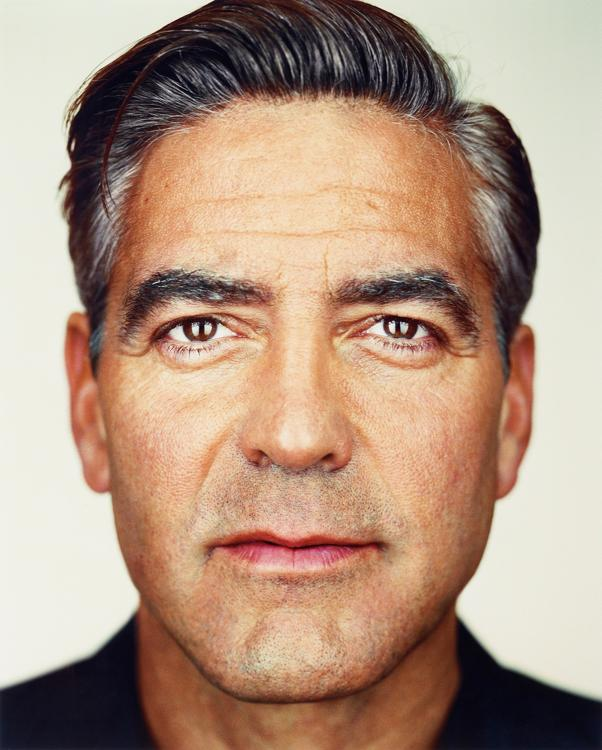
#> input picture proj3/george_small.jpg, 602 x 750 px
$ python main.py
#> lines starting #> are read from the running program, lines starting #| are printed output that depends on the picture
import numpy as np
from scipy.spatial import Delaunay
import matplotlib.pyplot as plt
import skimage.io as skio
from scipy.interpolate import interp2d
from skimage.draw import polygon
import pickle
import os

# [24 lines left out: functions get_points, computeAffine, not called in this run]
    #print((np.linalg.inv(homo_one)@homo_two).T)

def applyWarp(img, start_keypts, end_keypts, tri):
    res = np.zeros(img.shape)
    height=img.shape[0]
    width=img.shape[1]

    interpolate_red = interp2d(range(width), range(height), img[:,:,0],kind='linear')
    interpolate_green = interp2d(range(width), range(height), img[:,:,1],kind='linear')
    interpolate_blue = interp2d(range(width), range(height), img[:,:,2],kind='linear')

    start_tri_points = start_keypts[tri.simplices]
    end_tri_points = end_keypts[tri.simplices]

    for start_pt, end_pt in zip(start_tri_points, end_tri_points):
        canvas = np.zeros(img.shape)
        transform = computeAffine(start_pt, end_pt).T

        row = [i[0] for i in end_pt]
        col = [i[1] for i in end_pt]

        rr, cc = polygon(row, col)
        canvas[cc, rr] = 1

        selected = np.where(canvas)
        selected_row_indices = selected[0]
        selected_col_indices = selected[1]

        homo_selected_indices = np.vstack([selected_col_indices, selected_row_indices,np.ones(selected_row_indices.shape)]).astype(int)

        original_mapping = (transform @ homo_selected_indices).astype(int) #transform and round to nearest int
        """
        #took too long to interpolate so casted to int instead.
        red_channel = interpolate_red(original_mapping[0], original_mapping[1])
        print(red_channel)
        green_channel = interpolate_green(original_mapping[0], original_mapping[1])
        print(green_channel)
        blue_channel = interpolate_blue(original_mapping[0], original_mapping[1])
        print(blue_channel)
        #res[warped_points[1], warped_points[0], :] = [red_channel, green_channel, blue_channel]
        """
        res[homo_selected_indices[1].astype(int), homo_selected_indices[0].astype(int),:] = img[original_mapping[1].astype(int), original_mapping[0].astype(int), :]
    return res

#morphed_im = morph(im1, im2, im1_pts, im2_pts, tri, warp_frac, dissolve_frac);
# [79 lines left out: functions morph, morph_one_image, make_movie, getMeanFace, not called in this run]

if __name__ == '__main__':
    george = skio.imread("george_small.jpg")
#> george is the input picture: shape (750, 602, 3); mean R, G, B 177.7, 149.8, 130.3
    will = skio.imread("will.jpg")
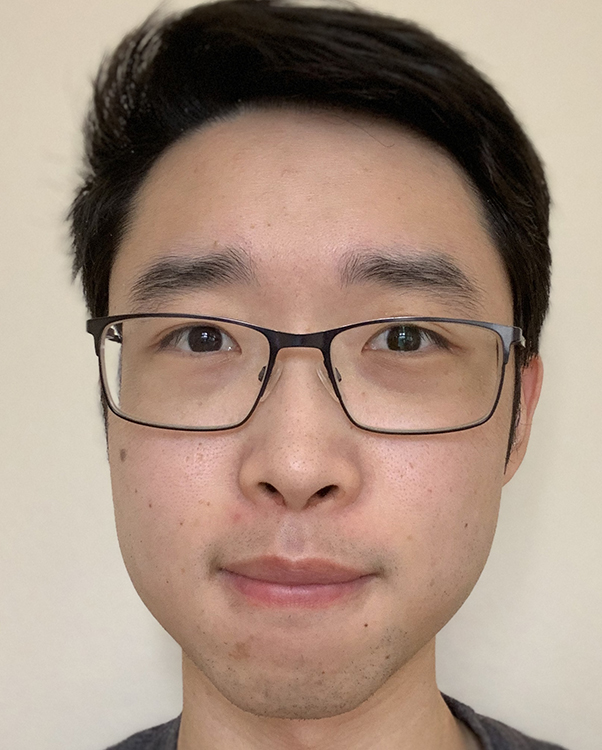
#> input picture proj3/will.jpg, 602 x 750 px
#> will is the input picture: shape (750, 602, 3); mean R, G, B 165.4, 142.7, 127.5
    will_danish = skio.imread("will_danish.jpg") #same as will but different size
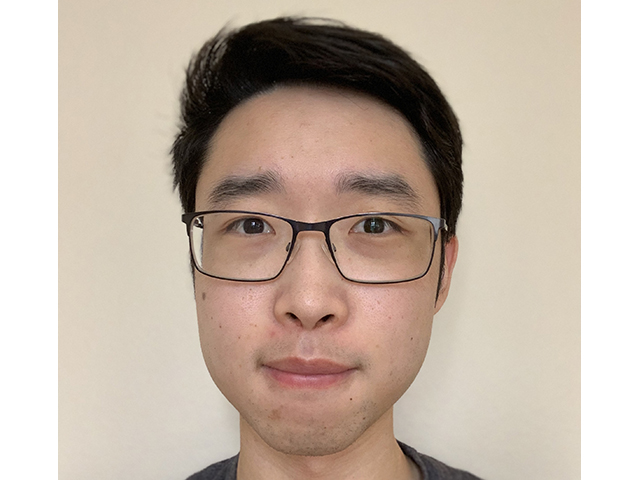
#> input picture proj3/will_danish.jpg, 640 x 480 px
#> will_danish is the input picture: shape (480, 640, 3); mean R, G, B 195.6, 180.3, 167.1
    p1 = [(4.233766233766062, 10.457792207792068), (593.7224025974026, 10.457792207792068), (145.26461038961025, 142.35714285714278), (288.3246753246752, 99.7435064935064), (450.6623376623375, 145.40097402597394), (117.87012987012969, 220.48214285714278), (478.0568181818181, 224.54058441558425), (101.63636363636346, 327.01623376623365), (144.24999999999983, 333.103896103896), (239.6233766233765, 333.103896103896), (338.0405844155843, 333.103896103896), (448.63311688311677, 342.23538961038946), (509.5097402597401, 339.1915584415583), (106.70941558441541, 415.28733766233756), (238.60876623376606, 445.7256493506493), (295.42694805194793, 427.46266233766227), (345.14285714285705, 460.9448051948051), (496.31980519480504, 421.3749999999999), (109.75324675324657, 499.49999999999994), (208.17045454545445, 546.1720779220778), (288.3246753246752, 524.8652597402597), (288.3246753246752, 568.4935064935064), (377.6103896103895, 542.1136363636363), (488.202922077922, 538.0551948051948), (149.32305194805184, 612.1217532467532), (290.3538961038959, 695.3198051948052), (433.41396103896096, 630.3847402597402), (1.1899350649349003, 748.0795454545454), (598.7954545454545, 745.0357142857142)]
    p2 = [(2.2045454545452685, 6.399350649350481), (597.7808441558441, 7.413961038960906), (144.24999999999983, 172.7954545454544), (309.6314935064933, 110.90422077922062), (466.89610389610374, 181.926948051948), (110.767857142857, 251.93506493506482), (506.46590909090895, 255.9935064935064), (121.92857142857127, 344.2646103896103), (166.57142857142838, 342.23538961038946), (232.52110389610374, 347.3084415584415), (353.2597402597401, 347.3084415584415), (457.76461038961025, 347.3084415584415), (522.6996753246751, 347.3084415584415), (107.72402597402584, 428.47727272727263), (240.6379870129869, 474.13474025974017), (297.45616883116867, 446.74025974025966), (350.21590909090895, 483.2662337662337), (510.52435064935054, 436.59415584415575), (114.82629870129853, 537.0405844155844), (206.1412337662336, 565.4496753246752), (288.3246753246752, 545.1574675324675), (288.3246753246752, 610.0925324675325), (385.7272727272726, 576.6103896103896), (487.18831168831156, 553.2743506493506), (175.70292207792187, 644.5892857142857), (297.45616883116867, 720.6850649350649), (426.3116883116882, 647.6331168831168), (4.233766233766062, 744.0211038961038), (592.7077922077922, 746.0503246753246)]

    assert(len(p1)==len(p2)) #same number of points (29)

    #POINT SELECTION
    print("POINT SELECT")
    #points_1, points_2 = get_points(george,will)

    #MIDWAY FACE
    print("MIDWAY FACE")
    points_1=np.asarray(p1)
    points_2=np.asarray(p2)

    ALPHA=0.5
    mid_pts = np.around(((1-ALPHA)*points_1)+((ALPHA)*points_2))

    tri = Delaunay(mid_pts)

    warp2 = applyWarp(george,points_1, mid_pts,tri)
#> (the run stopped early here; a loop or call above may not have finished)
